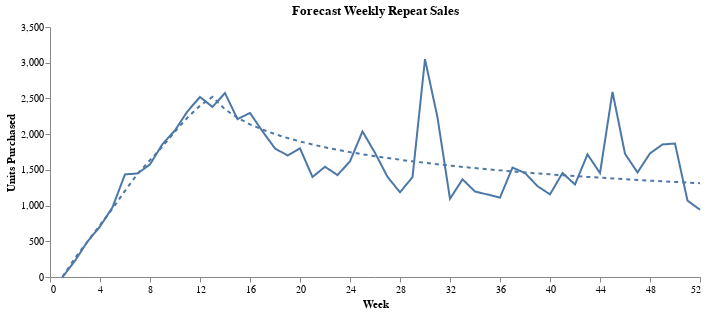

The notebook cell saved with this chart:
### Code cell
e_total_sales = e_weekly_sales
e_trial_sales = np.zeros((full_weeks.shape[0]))
e_trial_sales[:trial_weeks.shape[0]] = mean_weekly_unit_purchases.diagonal() * incr_triers
e_repeat_sales = e_total_sales - e_trial_sales

e_repeat_sales_df = pl.DataFrame({'Week': full_weeks, 
                               'Repeat Sales': e_repeat_sales})

forecasted_chart = (
    ChartTemp(e_repeat_sales_df)
    .line_encode(y_col='Repeat Sales', y_title='Units Purchased', x_range=52, dash=[4,4])
)

actual_chart = (
    ChartTemp(weekly_repeat_df.filter(pl.col('Week') <= 52).collect())
    .line_encode(y_col='Repeat Sales', y_title='Units Purchased', x_range=52)
)

chart = forecasted_chart + actual_chart

layered_line_prop(chart, 'Forecast Weekly Repeat Sales')

### Figure 1 — Vega-Lite specification as saved in the notebook (floating-point values rounded to 4 significant figures)
{"$schema": "https://vega.github.io/schema/vega-lite/v5.20.1.json", "config": {"axisX": {"grid": false}, "axisY": {"grid": false}, "view": {"continuousHeight": 300, "continuousWidth": 300, "stroke": null}}, "datasets": {"data-1a60e6d763634472cbd41d72fbab38aa": [{"Repeat Sales": 0, "Week": 1}, {"Repeat Sales": 266.0, "Week": 2}, {"Repeat Sales": 494.8, "Week": 3}, {"Repeat Sales": 727.7, "Week": 4}, {"Repeat Sales": 955.8, "Week": 5}, {"Repeat Sales": 1207.0, "Week": 6}, {"Repeat Sales": 1443.0, "Week": 7}, {"Repeat Sales": 1636.0, "Week": 8}, {"Repeat Sales": 1826.0, "Week": 9}, {"Repeat Sales": 2037.0, "Week": 10}, {"Repeat Sales": 2231.0, "Week": 11}, {"Repeat Sales": 2398.0, "Week": 12}, {"Repeat Sales": 2521.0, "Week": 13}, {"Repeat Sales": 2347.0, "Week": 14}, {"Repeat Sales": 2229.0, "Week": 15}, {"Repeat Sales": 2138.0, "Week": 16}, {"Repeat Sales": 2063.0, "Week": 17}, {"Repeat Sales": 2000.0, "Week": 18}, {"Repeat Sales": 1946.0, "Week": 19}, {"Repeat Sales": 1898.0, "Week": 20}, {"Repeat Sales": 1855.0, "Week": 21}, {"Repeat Sales": 1816.0, "Week": 22}, {"Repeat Sales": 1781.0, "Week": 23}, {"Repeat Sales": 1748.0, "Week": 24}, {"Repeat Sales": 1719.0, "Week": 25}, {"Repeat Sales": 1691.0, "Week": 26}, {"Repeat Sales": 1666.0, "Week": 27}, {"Repeat Sales": 1642.0, "Week": 28}, {"Repeat Sales": 1619.0, "Week": 29}, {"Repeat Sales": 1598.0, "Week": 30}, {"Repeat Sales": 1578.0, "Week": 31}, {"Repeat Sales": 1559.0, "Week": 32}, {"Repeat Sales": 1541.0, "Week": 33}, {"Repeat Sales": 1524.0, "Week": 34}, {"Repeat Sales": 1508.0, "Week": 35}, {"Repeat Sales": 1493.0, "Week": 36}, {"Repeat Sales": 1478.0, "Week": 37}, {"Repeat Sales": 1464.0, "Week": 38}, {"Repeat Sales": 1450.0, "Week": 39}, {"Repeat Sales": 1437.0, "Week": 40}, {"Repeat Sales": 1425.0, "Week": 41}, {"Repeat Sales": 1413.0, "Week": 42}, {"Repeat Sales": 1401.0, "Week": 43}, {"Repeat Sales": 1390.0, "Week": 44}, {"Repeat Sales": 1379.0, "Week": 45}, {"Repeat Sales": 1369.0, "Week": 46}, {"Repeat Sales": 1359.0, "Week": 47}, {"Repeat Sales": 1349.0, "Week": 48}, {"Repeat Sales": 1340.0, "Week": 49}, {"Repeat Sales": 1331.0, "Week": 50}, {"Repeat Sales": 1322.0, "Week": 51}, {"Repeat Sales": 1313.0, "Week": 52}], "data-4cabb62e83a82cbbe69ba03dfecec92e": [{"Repeat Sales": 0, "Week": 1}, {"Repeat Sales": 227, "Week": 2}, {"Repeat Sales": 497, "Week": 3}, {"Repeat Sales": 707, "Week": 4}, {"Repeat Sales": 976, "Week": 5}, {"Repeat Sales": 1437, "Week": 6}, {"Repeat Sales": 1449, "Week": 7}, {"Repeat Sales": 1576, "Week": 8}, {"Repeat Sales": 1861, "Week": 9}, {"Repeat Sales": 2053, "Week": 10}, {"Repeat Sales": 2320, "Week": 11}, {"Repeat Sales": 2520, "Week": 12}, {"Repeat Sales": 2381, "Week": 13}, {"Repeat Sales": 2575, "Week": 14}, {"Repeat Sales": 2210, "Week": 15}, {"Repeat Sales": 2297, "Week": 16}, {"Repeat Sales": 2039, "Week": 17}, {"Repeat Sales": 1800, "Week": 18}, {"Repeat Sales": 1701, "Week": 19}, {"Repeat Sales": 1801, "Week": 20}, {"Repeat Sales": 1400, "Week": 21}, {"Repeat Sales": 1543, "Week": 22}, {"Repeat Sales": 1427, "Week": 23}, {"Repeat Sales": 1619, "Week": 24}, {"Repeat Sales": 2038, "Week": 25}, {"Repeat Sales": 1738, "Week": 26}, {"Repeat Sales": 1402, "Week": 27}, {"Repeat Sales": 1186, "Week": 28}, {"Repeat Sales": 1398, "Week": 29}, {"Repeat Sales": 3050, "Week": 30}, {"Repeat Sales": 2233, "Week": 31}, {"Repeat Sales": 1095, "Week": 32}, {"Repeat Sales": 1367, "Week": 33}, {"Repeat Sales": 1197, "Week": 34}, {"Repeat Sales": 1155, "Week": 35}, {"Repeat Sales": 1112, "Week": 36}, {"Repeat Sales": 1532, "Week": 37}, {"Repeat Sales": 1456, "Week": 38}, {"Repeat Sales": 1272, "Week": 39}, {"Repeat Sales": 1157, "Week": 40}, {"Repeat Sales": 1456, "Week": 41}, {"Repeat Sales": 1296, "Week": 42}, {"Repeat Sales": 1718, "Week": 43}, {"Repeat Sales": 1454, "Week": 44}, {"Repeat Sales": 2592, "Week": 45}, {"Repeat Sales": 1726, "Week": 46}, {"Repeat Sales": 1464, "Week": 47}, {"Repeat Sales": 1731, "Week": 48}, {"Repeat Sales": 1856, "Week": 49}, {"Repeat Sales": 1868, "Week": 50}, {"Repeat Sales": 1069, "Week": 51}, {"Repeat Sales": 942, "Week": 52}]}, "height": 250, "layer": [{"data": {"name": "data-1a60e6d763634472cbd41d72fbab38aa"}, "encoding": {"color": {}, "x": {"axis": {"labelExpr": "datum.value", "title": "Week", "values": [0, 4, 8, 12, 16, 20, 24, 28, 32, 36, 40, 44, 48, 52]}, "field": "Week", "scale": {"domain": [0, 52]}, "type": "quantitative"}, "y": {"field": "Repeat Sales", "scale": {}, "title": "Units Purchased", "type": "quantitative"}}, "mark": {"strokeDash": [4, 4], "strokeWidth": 2, "type": "line"}}, {"data": {"name": "data-4cabb62e83a82cbbe69ba03dfecec92e"}, "encoding": {"color": {}, "x": {"axis": {"labelExpr": "datum.value", "title": "Week", "values": [0, 4, 8, 12, 16, 20, 24, 28, 32, 36, 40, 44, 48, 52]}, "field": "Week", "scale": {"domain": [0, 52]}, "type": "quantitative"}, "y": {"field": "Repeat Sales", "scale": {}, "title": "Units Purchased", "type": "quantitative"}}, "mark": {"strokeDash": [1, 0], "strokeWidth": 2, "type": "line"}}], "title": "Forecast Weekly Repeat Sales", "width": 650}
